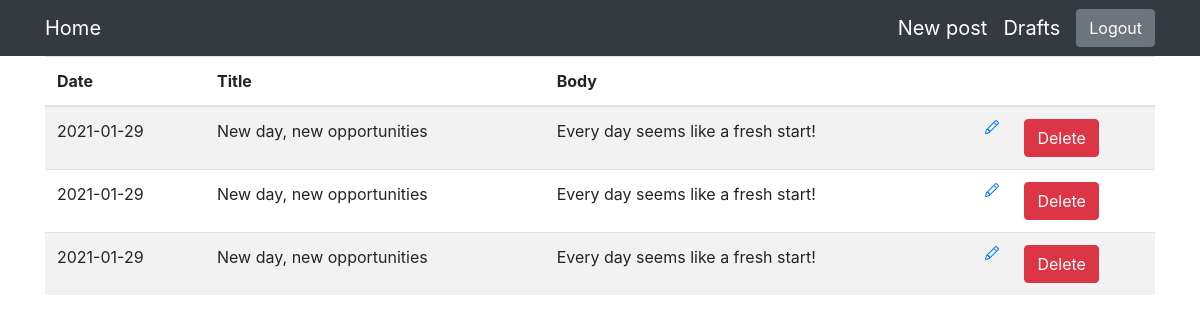
Page /drafts/ (signed in) on the committed database.
### blog/models.py (models this page shows)
class Entry(db.Model):
    id = db.Column(db.Integer, primary_key=True)
    title = db.Column(db.String(80), nullable=False)
    body = db.Column(db.Text, nullable=False)
    pub_date = db.Column(db.DateTime, nullable=False,
                         default=datetime.datetime.utcnow)
    is_published = db.Column(db.Boolean, default=False)

### blog/routes.py (the view)
@app.route("/drafts/")
@login_required
def list_drafts():
    drafts = Entry.query.filter_by(is_published=False).order_by(
        Entry.pub_date.desc())
    return render_template("drafts.html", drafts=drafts)

### blog/routes.py (called while the page is built)
def login_required(view_func):
    @functools.wraps(view_func)
    def check_permissions(*args, **kwargs):
        if session.get("logged_in"):
            return view_func(*args, **kwargs)
        return redirect(url_for("login", next=request.path))
    return check_permissions

### blog/templates/drafts.html (shortened to what this page needs)
{% extends "base.html" %}
{% block content %}
<table class="table table-striped">
    <thead>
        <tr>
            <th scope="col">Date</th>
            <th scope="col">Title</th>
            <th scope="col">Body</th>
            <th scope="col"></th>
            <th scope="col"></th>
        </tr>
    </thead>
    <tbody>
        {% for draft in drafts %}
            <tr>
                <td>{{ draft.pub_date.strftime('%Y-%m-%d') }}</td>
                <td>{{ draft.title }}</td>
                <td>{{ draft.body|truncate(100, true) }}</td>
                <td>
                    <a href="{{ url_for('edit_post', post_id=draft.id) }}">
                    </a>
                </td>
                <td>
                    <form action="{{url_for('delete_post', post_id=draft.id) }}" method="post">
                        <button type="submit" class="btn btn-danger">Delete</button>
                    </form>
                </td>
            </tr>
        {% endfor %}
    </tbody>
</table>
{% endblock %}

### blog/templates/base.html (shortened to what this page needs)
<!DOCTYPE html>
<html lang="en">
<head>
  <link href="https://stackpath.bootstrapcdn.com/bootstrap/4.5.0/css/bootstrap.min.css" rel="stylesheet"
>
</head>
<body>
  <nav class="navbar navbar-expand-lg navbar-dark bg-dark static-top">
    <div class="container">
      <a class="navbar-brand" href="{{ url_for('index') }}">Home</a>
        <div class="collapse navbar-collapse" id="navbarResponsive">
        <ul class="navbar-nav ml-auto">
          <li class="nav-item">
            <a class="navbar-brand" href="{{ url_for('create_entry') }}">New post</a>
          </li>
          <li class="nav-item">
            <a class="navbar-brand" href="{{ url_for('list_drafts') }}">Drafts</a>
          </li>
        </ul>
      </div>
          {% if session.logged_in %}
          <form class="form-inline my-2 my-lg-0" action="{{ url_for('logout') }}" method="post">
            <button class="btn btn-secondary my-2 my-sm-0" type="submit">Logout</button>
          </form>
          {% else %}
            <a href="{{ url_for('login') }}" class="btn btn-secondary my-2 my-lg-0">Login</a>
          {% endif %}
        </div>
  </nav>
  <main role="main" class="container">
     {% block content %}
     {% endblock %}
  </main>
</body>
</html>

### rows in the picture
Entry: pub_date "2021-01-29", title "New day, new opportunities", body "Every day seems like a fresh start!"
Entry: pub_date "2021-01-29", title "New day, new opportunities", body "Every day seems like a fresh start!"
Entry: pub_date "2021-01-29", title "New day, new opportunities", body "Every day seems like a fresh start!"
